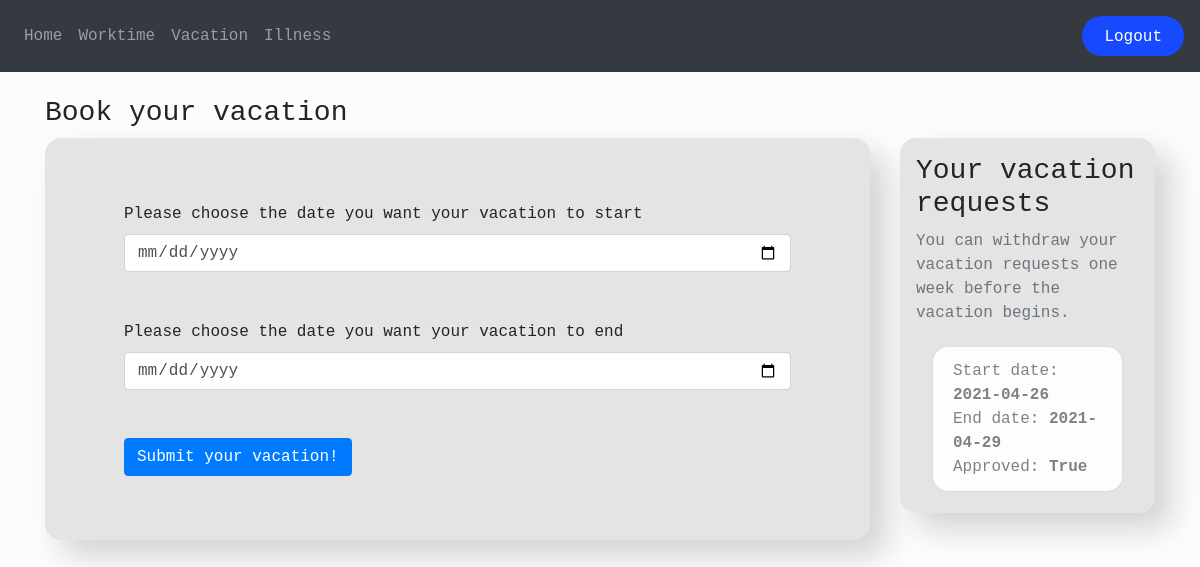
Page /vacation (signed in) on the earlier database version.
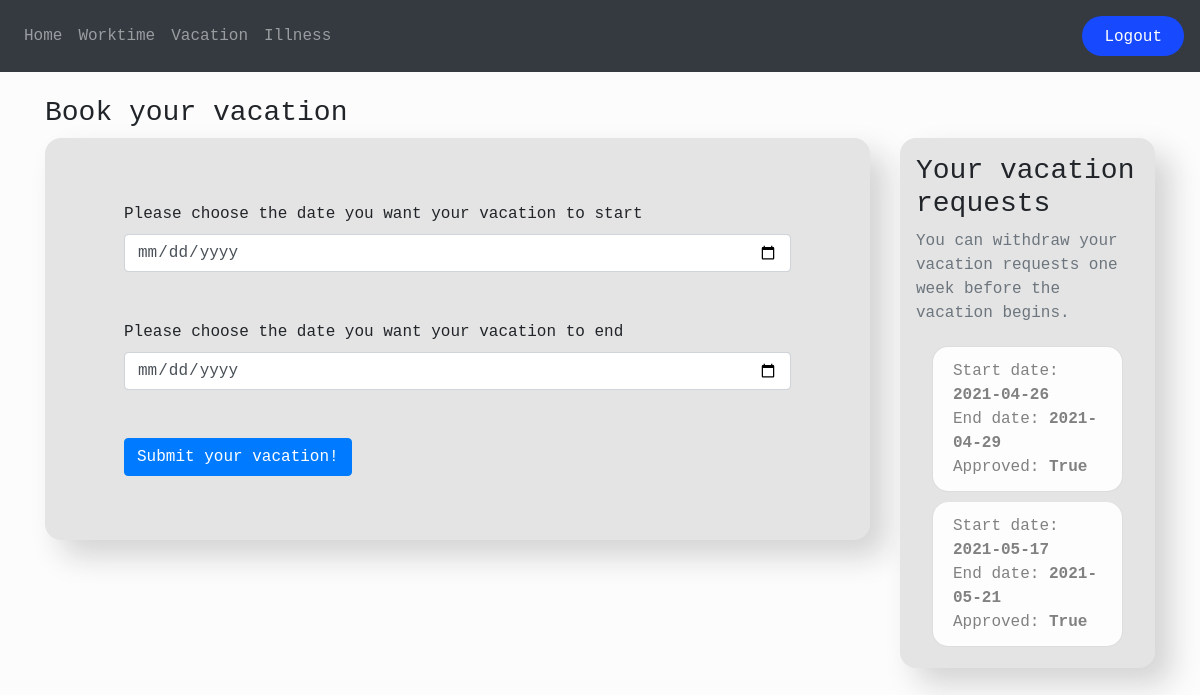
Same page on the later database version.
### app/models.py (models this page shows, shortened)
class Vacation(db.Model):
    id = db.Column(db.Integer, primary_key=True)
    start_date = db.Column(db.Date)
    end_date = db.Column(db.Date)
    user_id = db.Column(db.Integer, db.ForeignKey('user.id'))
    approved = db.Column(db.Boolean, default=False)
    notify = db.Column(db.Boolean, default=False)
    rejected = db.Column(db.Boolean, default=False)

### app/vacation.py (the view, shortened to what this page needs)
@vac.route('/vacation', methods=['GET', 'POST'])
@login_required
def vacation():
    user = User.query.filter_by(id=session.get('user_id')).first()
    requests = Vacation.query.filter_by(user_id=user.id).all()
    return render_template('vacation.html', user=current_user, requests=requests, roles_id=session.get('roles_id'))

### app/__init__.py (called while the page is built)
def create_app(config_name):
    app = Flask(__name__)
    app.config.from_object(config[config_name])
    db.init_app(app)
    from .auth import auth
    from .views import views
    from .worktime import work
    from .vacation import vac
    from .illness import ill
    app.register_blueprint(auth)
    app.register_blueprint(views)
    app.register_blueprint(work)
    app.register_blueprint(vac)
    app.register_blueprint(ill)
    from .models import User
    create_database(app=app)
    login_manager = LoginManager()
    login_manager.login_view = 'auth.login'
    login_manager.init_app(app)
    @login_manager.user_loader
    def load_user(id):
        return User.query.get(int(id))
    return app

### app/templates/vacation.html (shortened to what this page needs)
{% extends 'base.html' %}
{% block page_header %}
<h3>Book your vacation</h3>
{% endblock page_header %}
{% block content %}
<div class="container">
    <div class="row">
        <div class="col-sm-9">
            <div class="vacation-requests-personal">
                <form method="POST">
                    <div class="container">
                        <div class="md-form mx-5 my-5">
                            <label for="start_date">Please choose the date you want your vacation to start</label>
                            <input type="date" name="start_date" id="start_date" class="form-control" required>
                        </div>
                        <div class="md-form mx-5 my-5">
                            <label for="end_date">Please choose the date you want your vacation to end</label>
                            <input type="date" name="end_date" id="end_date" class="form-control" required>
                        </div>
                        <div class="md-form mx-5 my-5">
                            <button type="submit" class="btn btn-primary">Submit your vacation!</button>
                        </div>
                    </div>
                </form>
            </div>
        </div>
        <div class="col-sm-3">
            <div class="vacation-requests-personal">
                <div class="content-section">
                    <h3>Your vacation requests</h3>
                    <p class='text-muted'>
                        You can withdraw your vacation requests one week before the vacation begins.
                    </p>
                    <ul class="list-group" >
                        {% for request in requests %}
                        <li class="list-group-item list-group-item-light individual-request" style="border-radius: 1em; margin:5px 1em">
                            Start date: <strong>{{request.start_date}}</strong>
                            <br>
                            End date: <strong>{{request.end_date}}</strong>
                            <br>
                            Approved: <strong>{{request.approved}}</strong>
                        </li>
                        {% endfor %}
                    </ul>
                </div>
            </div>
        </div>
    </div>
</div>
{% endblock content %}

### app/templates/base.html (shortened to what this page needs)
<!DOCTYPE html>
<html>
<head>
    <link rel="stylesheet" href="https://stackpath.bootstrapcdn.com/bootstrap/4.4.1/css/bootstrap.min.css"
 />
    <link rel="stylesheet" href="{{ url_for('static', filename='css/styles.css') }}">
</head>
<body>
    <nav class="navbar navbar-expand-lg navbar-dark bg-dark">
        <div class="collapse navbar-collapse" id="navbar">
            <ul class="navbar-nav mr-auto">
                {% if user.is_authenticated %}
                <li class="nav-item"><a class="nav-link" id="home" href="/home">Home</a></li>
                <li class="nav-item"><a class="nav-item nav-link" id="wortime" href="/worktime">Worktime</a></li>
                <li class="nav-item"><a class="nav-item nav-link" id="vacation" href="/vacation">Vacation</a></li>
                <li class="nav-item"><a class="nav-item nav-link" id="illness" href="/illness">Illness</a></li>
                {% else %}
                <li class="nav-item"><a class="nav-item nav-link" id="login" href="{{url_for('auth.login')}}">Login</a>
                </li>
                {% endif %}
            </ul>
            {% if user.is_authenticated %}
            <span class="navbar-text">
                <button class="button-small">
                    <a class="nav-item nav-link" id="logout" href="/logout">Logout</a>
                </button>
            </span>
            {% endif %}
        </div>
    </nav>
    <br>
    <div class="page-header">
        <div class="container">
            {% block page_header %}
            {% endblock page_header %}
        </div>
    </div>
    {% block content %}
    {% endblock content %}
</body>
</html>

### app/static/css/styles.css (style rules this page uses)
body, html { height: 100%; background-color: #fcfcfc; font-family: 'Microsoft YaHei UI', Courier, monospace; }
.button-small { background: #1749FF; color: white; float: left; border-radius: 57px; border: 0px; height: 40px; transition: all 0.4s ease 0s; }
.vacation-requests-personal { background-color: #e4e4e4; padding: 1em; border-radius: 1em; box-shadow: 1em 1em 30px #d3d3d3; position: relative; }
.individual-request { border-radius: 1em; }

Differences in the rows shown:
added Vacation: start_date "2021-05-17", end_date "2021-05-21", approved "True"
